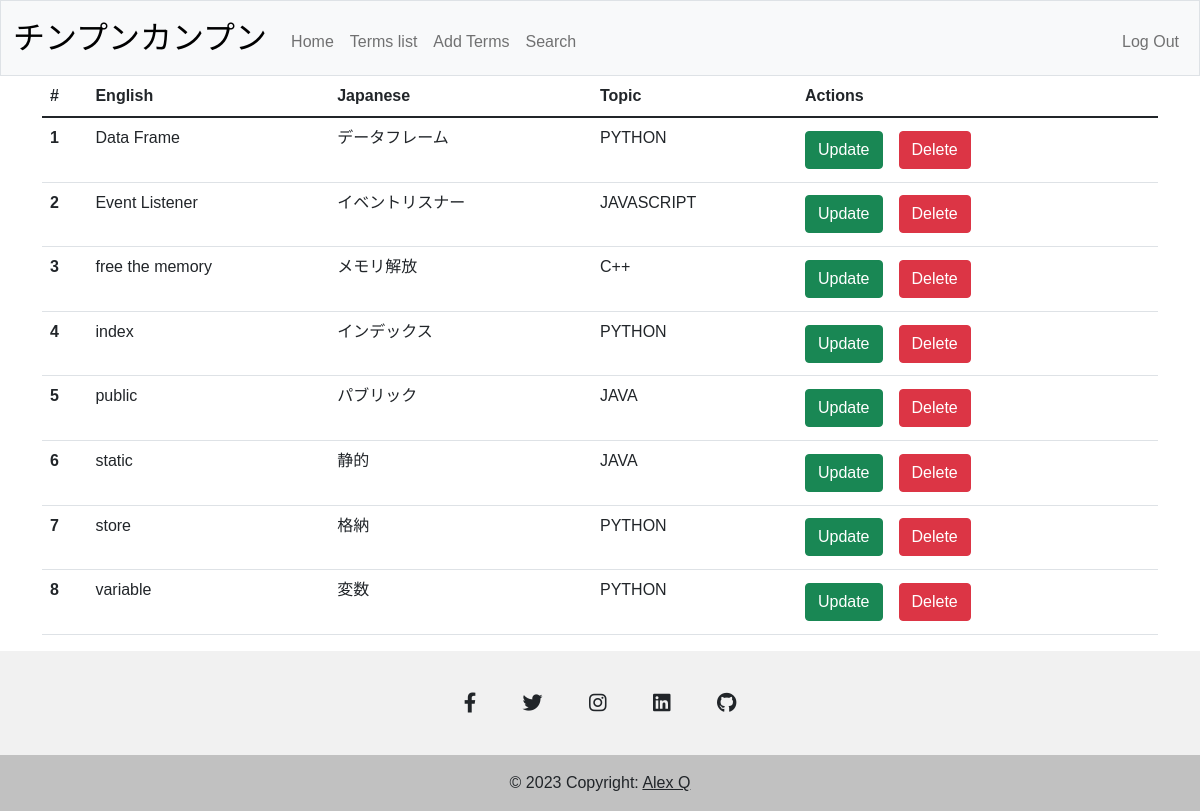
Page /list (signed in) on the earlier database version.
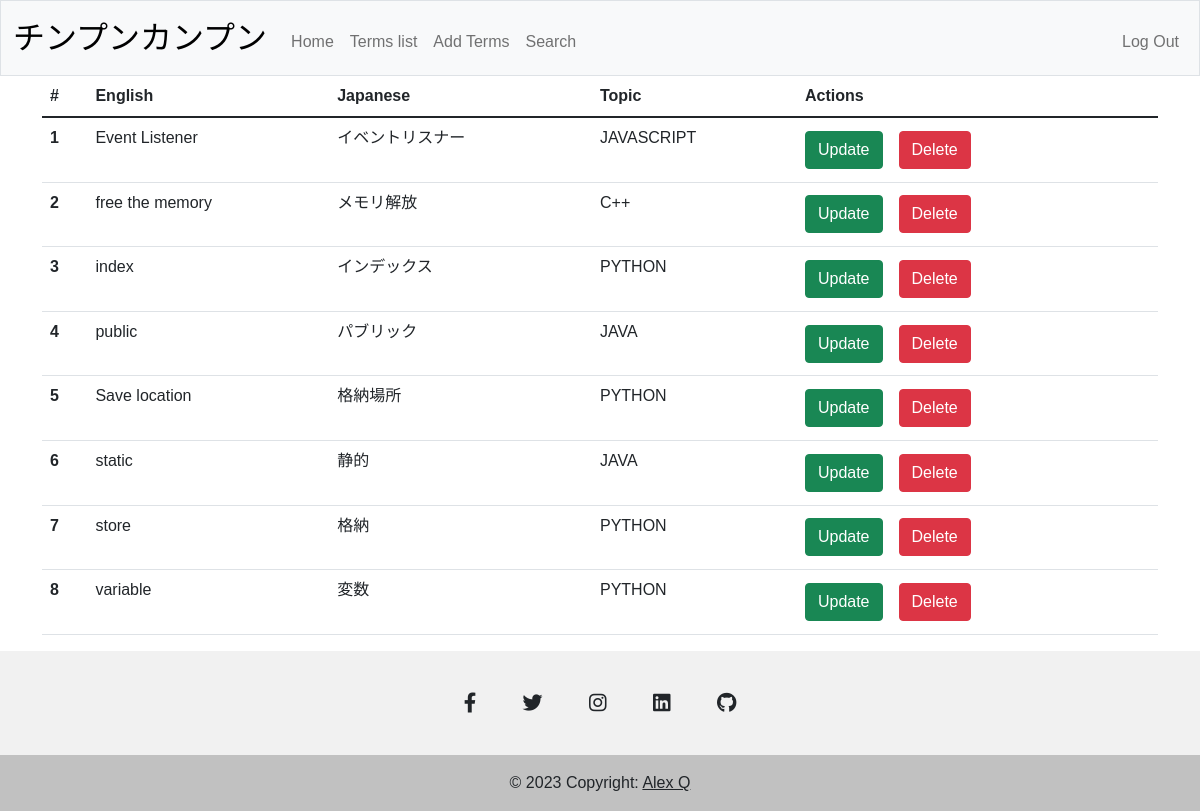
Same page on the later database version.
### tables this page shows
CREATE TABLE terms (
        id INTEGER PRIMARY KEY AUTOINCREMENT NOT NULL,
        japanese TEXT,
        english TEXT,
        topic_id INTEGER,
        FOREIGN KEY(topic_id)
        REFERENCES topic(id));

CREATE TABLE topic (
        id INTEGER PRIMARY KEY AUTOINCREMENT NOT NULL,
        name TEXT UNIQUE);

### app.py (the view, shortened to what this page needs)
@app.route("/list", methods=["GET", "POST"])
@login_required
def list():
    if request.method == "GET":
        try:
            terms = 0
            terms = db.execute(
                """
                SELECT
                    trm.id,
                    trm.japanese,
                    trm.english,
                    tpc.name
                FROM
                    terms as trm
                INNER JOIN topic AS tpc
                    ON trm.topic_id = tpc.id
                ORDER BY
                    LOWER(english)
                """
            )
            if not terms:
                flash(
                    f"Something went wrong. There were no records selected. However, You can add new terms for that topic."
                )
                return render_template("/add_term.html")
        except Exception as e:
            flash(f"Something went wrong. { e }")
            return render_template("/add_term.html")
        return render_template("list.html", terms=terms)

### app.py (called while the page is built)
@app.after_request
def after_request(response):
    response.headers["Cache-Control"] = "no-cache, no-store, must-revalidate"
    response.headers["Expires"] = 0
    response.headers["Pragma"] = "no-cache"
    return response

### helpers.py (called while the page is built)
def login_required(f):
    @wraps(f)
    def decorated_function(*args, **kwargs):
        if session.get("user_id") is None:
            return redirect("/login")
        return f(*args, **kwargs)
    return decorated_function

### templates/list.html (shortened to what this page needs)
{% extends "layout.html" %}
{% block main %}
    <table class="table table-hover">
        <thead class="thead-dark">
            <tr>
                <th scope="col">#</th>
                <th scope="col">English</th>
                <th scope="col">Japanese</th>
                <th scope="col">Topic</th>
                <th scope="col">Actions</th>
            </tr>
        </thead>
        <tbody>
            {% for term in terms %}
                <tr>
                    <th scope="row">{{ loop.index }}</th>
                    <td>{{ term.english }}</td>
                    <td>{{ term.japanese }}</td>
                    <td>{{ term.name }}</td>
                    <td>
                        <div class="button-container">
                            <form action="/update" method="GET" class="form-inline">
                                <button class="btn btn-success" type="submit" name="button" value="{{ term.id }}">Update</button>
                            </form>
                            <form action="/delete" method="GET" class="form-inline">
                                <button class="btn btn-danger" type="submit" name="button" value="{{ term.id }}">Delete</button>
                            </form>
                        </div>
                    </td>
                </tr>
            {% endfor %}
        </tbody>
    </table>
{% endblock %}

### templates/layout.html (shortened to what this page needs)
<!DOCTYPE html>
<html lang="en">
    <head>
        <link href="https://cdn.jsdelivr.net/npm/bootstrap@5.1.3/dist/css/bootstrap.min.css" rel="stylesheet">
        <link rel="stylesheet" href="https://cdnjs.cloudflare.com/ajax/libs/font-awesome/6.4.0/css/all.min.css">
        <link href="/static/styles.css" rel="stylesheet">
    </head>
    <body>
        <nav class="bg-light border navbar navbar-expand-md navbar-light">
            <div class="container-fluid">
                <a class="navbar-brand " href="/"><span class="black">チンプンカンプン</a>
                    <div class="collapse navbar-collapse" id="navbar">
                        {% if session["user_id"] %}
                            <ul class="navbar-nav me-auto mt-2">
                                <li class="nav-item"><a class="nav-link" href="/">Home</a></li>
                                <li class="nav-item"><a class="nav-link" href="/list">Terms list</a></li>
                                <li class="nav-item"><a class="nav-link" href="/add_term">Add Terms</a></li>
                                <li class="nav-item"><a class="nav-link" href="/search">Search</a></li>
                            </ul>
                            <ul class="navbar-nav ms-auto mt-2">
                                <li class="nav-item"><a class="nav-link" href="/logout">Log Out</a></li>
                            </ul>
                        {% else %}
                            <ul class="navbar-nav ms-auto mt-2">
                                <li class="nav-item"><a class="nav-link" href="/register">Register</a></li>
                                <li class="nav-item"><a class="nav-link" href="/login">Log In</a></li>
                            </ul>
                        {% endif %}
                    </div>
                </div>
            </nav>
            <main class="container">
                {% block main %}{% endblock %}
            </main>
            <footer class="footer fixed-bottom text-center text-white" style="background-color: #f1f1f1;">
                <div class="container pt-4">
                    <section class="mb-4">
                        <a class="btn btn-link btn-floating btn-lg text-dark m-1" href="#!" role="button" data-mdb-ripple-color="dark"><i class="fab fa-facebook-f"></i></a>
                        <a class="btn btn-link btn-floating btn-lg text-dark m-1" href="#!" role="button" data-mdb-ripple-color="dark"><i class="fab fa-twitter"></i></a>
                        <a class="btn btn-link btn-floating btn-lg text-dark m-1" href="#!" role="button" data-mdb-ripple-color="dark"><i class="fab fa-instagram"></i></a>
                        <a class="btn btn-link btn-floating btn-lg text-dark m-1" href="#!" role="button" data-mdb-ripple-color="dark"><i class="fab fa-linkedin"></i></a>
                        <a class="btn btn-link btn-floating btn-lg text-dark m-1" href="#!" role="button" data-mdb-ripple-color="dark"><i class="fab fa-github"></i></a>
                    </section>
                </div>
                <div class="text-center text-dark p-3" style="background-color: rgba(0, 0, 0, 0.2);">
                    © 2023 Copyright:
                    <a class="text-dark" href="#">Alex Q</a>
                </div>
            </footer>
        </body>
    </html>

### static/styles.css (style rules this page uses)
body { font-family: 'Noto Sans', sans-serif; font-family: 'Noto Sans JP', sans-serif; padding-bottom: 10rem; }
nav .navbar-brand { font-size: xx-large; }
nav .navbar-brand .black { color: #000000; }
.form-inline { display: inline-block; }
.button-container { display: flex; flex-direction: row; flex-wrap: wrap; padding: 0; margin: 0; }
.btn { margin-right: 1rem; margin-top: .3rem; margin-bottom: .3rem; }

Differences in the rows shown:
removed terms: english "Data Frame", japanese "データフレーム", name "PYTHON", {{ term.id }} 21 (drawn)
added terms: english "Save location", japanese "格納場所", name "PYTHON", {{ term.id }} 22 (drawn)
